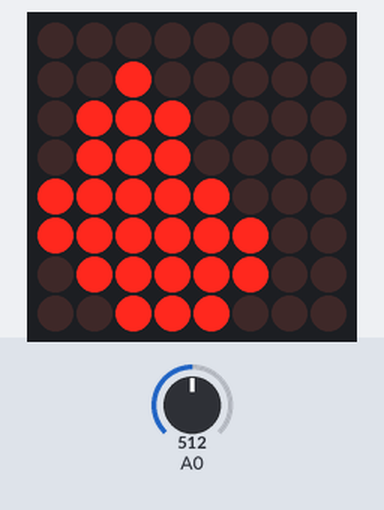
Recording of a sketch running on a simulated Arduino Uno, built with avr-gcc and run on an emulated ATmega328P. On the bench: 8×8 LED matrix. Inputs (shaded band) come from the test bench; at power-on: A0 = 512. What the sketch prints to the serial monitor is not drawn.

Above: at 1.7 s.
1.8 s: A0 set to 0
At 2.21 s:
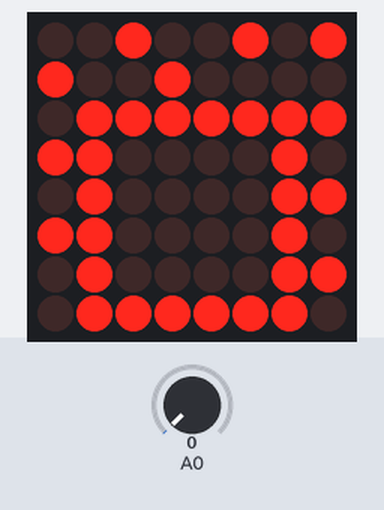
At 2.66 s:
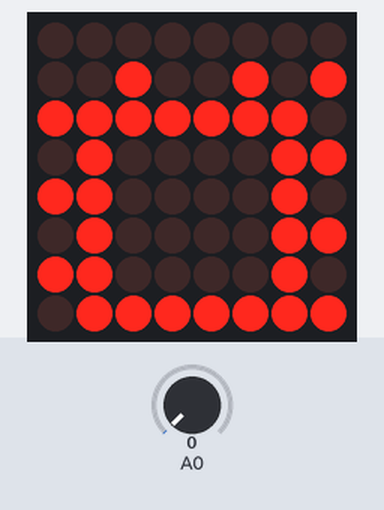
3.9 s: A0 set to 93
6.0 s: A0 set to 110
At 6.98 s:
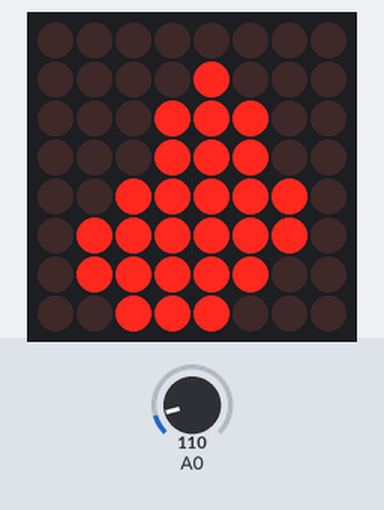
Timing chart, 0 to 9.0 s (numbered marks = the images above; inputs shaded):
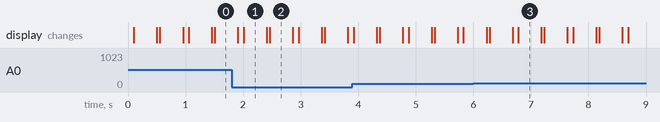

The sketch:

matriz_led_y_mq2.ino
```cpp
/*
 * Fundacion Kinal
 * Centro educativo tecnico laboral Kinal
 * Electronica
 * Grado: Quinto
 * Sección: A
 * Curso: Taller de electronica digital y reparación de computadoras I
 * Nombre: PABLO ALEXANDER CANEL AGUILON
 * Carnet: 2022344
 * Proyecto: matriz led y sensor mq2
*/
#include <LedControl.h>

int adc, conver;

// Configuración de pines
const int dataPin = 2;
const int clockPin = 3;
const int csPin = 4;

// Crear instancia de la matriz LED
LedControl matriz = LedControl(dataPin, clockPin, csPin, 1);

// Definir el patrón de un gato
byte fuego1[8] = {
  B00000000,
  B00001000,
  B00011100,
  B00011100,
  B00111110,
  B01111110,
  B01111100,
  B00111000,
};
byte fuego2[8] = {
  B00000000,
  B00100000,
  B01110000,
  B01110000,
  B11111000,
  B11111100,
  B01111100,
  B00111000,
};

byte NIEVE1[8] = {
  B00100101,
  B10010000,
  B01111111,
  B11000010,
  B01000011,
  B11000010,
  B01000011,
  B01111110,
};
byte NIEVE2[8] = {
  B00000000,
  B00100101,
  B11111110,
  B01000011,
  B11000010,
  B01000011,
  B11000010,
  B01111111,
};

void setup() {
  Serial.begin(9600);
  matriz.shutdown(0, false);  // Encender la matriz LED
  matriz.setIntensity(0, 8);  // Ajustar la intensidad de brillo (0-15)
  matriz.clearDisplay(0);     // Limpiar la matriz LED
}

void loop() {
  adc = analogRead(A0);  // Salida del MQ
  conver = map(adc, 0, 1024, 0, 100);
  Serial.print("adc:");
  Serial.print(adc);
  Serial.print(" porcentaje:");
  Serial.print(conver);
  delay(100);

  if (conver < 10) {
    // Mostrar animaciones de nieve
    for (int fila = 0; fila < 8; fila++) {
      matriz.setRow(0, fila, NIEVE1[fila]);
    }
    delay(400);
    matriz.clearDisplay(0);
    delay(50);
    for (int fila = 0; fila < 8; fila++) {
      matriz.setRow(0, fila, NIEVE2[fila]);
    }
    delay(400);
    matriz.clearDisplay(0);
  } else {
    // Mostrar animaciones de fuego
    for (
int fila = 0; fila < 8; fila++) {
      matriz.setRow(0, fila, fuego1[fila]);
    }
    delay(400);
    matriz.clearDisplay(0);
    delay(50);
    for (int fila = 0; fila < 8; fila++) {
      matriz.setRow(0, fila, fuego2[fila]);
    }
    delay(400);
    matriz.clearDisplay(0);
  }
}
```

Measured:
- the behaviour switches between 102 and 103 on A0 (found by bisection; images 2 and 3)
- after the input at 1.8 s, the display: first differs from a run without the input after 0.21 s (image 1)
- after the input at 6.0 s, the display: first differs from a run without the input after 0.78 s (image 3)
- what the display in image 1 shows lasts 0.4 s, from 2.0 s to 2.4 s
